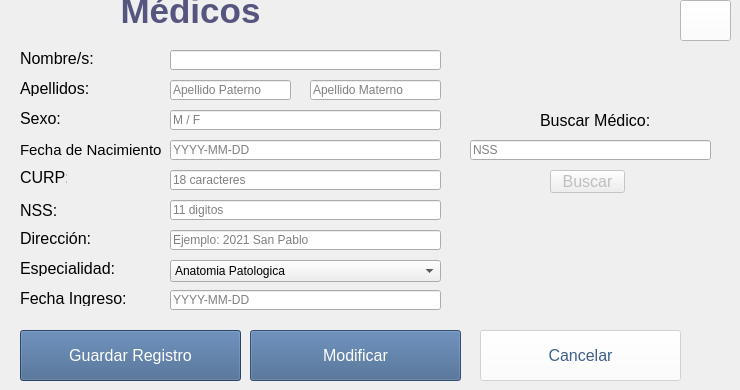
    <widget class="QWidget" name="AddMedicos_3">
     <widget class="QLabel" name="namesDL">
      <property name="geometry">
       <rect>
        <x>20</x>
        <y>50</y>
        <width>81</width>
        <height>16</height>
       </rect>
      </property>
      <property name="font">
       <font>
        <pointsize>12</pointsize>
       </font>
      </property>
      <property name="text">
       <string>Nombre/s:</string>
      </property>
     </widget>
     <widget class="QLabel" name="lastnameDL">
      <property name="geometry">
       <rect>
        <x>20</x>
        <y>80</y>
        <width>81</width>
        <height>16</height>
       </rect>
      </property>
      <property name="font">
       <font>
        <pointsize>12</pointsize>
       </font>
      </property>
      <property name="text">
       <string>Apellidos:</string>
      </property>
     </widget>
     <widget class="QLabel" name="sexDL">
      <property name="geometry">
       <rect>
        <x>20</x>
        <y>110</y>
        <width>61</width>
        <height>16</height>
       </rect>
      </property>
      <property name="font">
       <font>
        <pointsize>12</pointsize>
       </font>
      </property>
      <property name="text">
       <string>Sexo:</string>
      </property>
     </widget>
     <widget class="QLabel" name="dobDL">
      <property name="geometry">
       <rect>
        <x>20</x>
        <y>140</y>
        <width>141</width>
        <height>20</height>
       </rect>
      </property>
      <property name="font">
       <font>
        <pointsize>11</pointsize>
       </font>
      </property>
      <property name="text">
       <string>Fecha de Nacimiento:</string>
      </property>
     </widget>
     <widget class="QLabel" name="curpDL">
      <property name="geometry">
       <rect>
        <x>20</x>
        <y>170</y>
        <width>47</width>
        <height>14</height>
       </rect>
      </property>
      <property name="font">
       <font>
        <pointsize>12</pointsize>
       </font>
      </property>
      <property name="text">
       <string>CURP:</string>
      </property>
     </widget>
     <widget class="QLabel" name="nssDL">
      <property name="geometry">
       <rect>
        <x>20</x>
        <y>200</y>
        <width>47</width>
        <height>20</height>
       </rect>
      </property>
      <property name="font">
       <font>
        <pointsize>12</pointsize>
       </font>
      </property>
      <property name="text">
       <string>NSS:</string>
      </property>
     </widget>
     <widget class="QLabel" name="addressDL">
      <property name="geometry">
       <rect>
        <x>20</x>
        <y>230</y>
        <width>81</width>
        <height>16</height>
       </rect>
      </property>
      <property name="font">
       <font>
        <pointsize>12</pointsize>
       </font>
      </property>
      <property name="text">
       <string>Dirección:</string>
      </property>
     </widget>
     <widget class="QLabel" name="specializationDL">
      <property name="geometry">
       <rect>
        <x>20</x>
        <y>260</y>
        <width>101</width>
        <height>16</height>
       </rect>
      </property>
      <property name="font">
       <font>
        <pointsize>12</pointsize>
       </font>
      </property>
      <property name="text">
       <string>Especialidad:</string>
      </property>
     </widget>
     <widget class="QLineEdit" name="namesDLE">
      <property name="geometry">
       <rect>
        <x>170</x>
        <y>50</y>
        <width>271</width>
        <height>20</height>
       </rect>
      </property>
     </widget>
     <widget class="QLineEdit" name="lastnameDLE1">
      <property name="geometry">
       <rect>
        <x>170</x>
        <y>80</y>
        <width>121</width>
        <height>20</height>
       </rect>
      </property>
      <property name="placeholderText">
       <string>Apellido Paterno</string>
      </property>
     </widget>
     <widget class="QLineEdit" name="sexDLE">
      <property name="geometry">
       <rect>
        <x>170</x>
        <y>110</y>
        <width>271</width>
        <height>20</height>
       </rect>
      </property>
      <property name="placeholderText">
       <string>M / F</string>
      </property>
     </widget>
     <widget class="QLineEdit" name="dobDLE">
      <property name="geometry">
       <rect>
        <x>170</x>
        <y>140</y>
        <width>271</width>
        <height>20</height>
       </rect>
      </property>
      <property name="placeholderText">
       <string>YYYY-MM-DD</string>
      </property>
     </widget>
     <widget class="QLineEdit" name="curpDLE">
      <property name="geometry">
       <rect>
        <x>170</x>
        <y>170</y>
        <width>271</width>
        <height>20</height>
       </rect>
      </property>
      <property name="placeholderText">
       <string>18 caracteres</string>
      </property>
     </widget>
     <widget class="QLineEdit" name="nssDLE">
      <property name="geometry">
       <rect>
        <x>170</x>
        <y>200</y>
        <width>271</width>
        <height>20</height>
       </rect>
      </property>
      <property name="placeholderText">
       <string>11 digitos</string>
      </property>
     </widget>
     <widget class="QLineEdit" name="addressDLE">
      <property name="geometry">
       <rect>
        <x>170</x>
        <y>230</y>
        <width>271</width>
        <height>20</height>
       </rect>
      </property>
      <property name="placeholderText">
       <string>Ejemplo: 2021 San Pablo</string>
      </property>
     </widget>
     <widget class="QComboBox" name="comboSD">
      <property name="geometry">
       <rect>
        <x>170</x>
        <y>260</y>
        <width>271</width>
        <height>22</height>
       </rect>
      </property>
      <item>
       <property name="text">
        <string>Anatomia Patologica</string>
       </property>
      </item>
      <item>
       <property name="text">
        <string>Alergologia</string>
       </property>
      </item>
      <item>
       <property name="text">
        <string>Cardiologia</string>
       </property>
      </item>
      <item>
       <property name="text">
        <string>Cirugia General</string>
       </property>
      </item>
      <item>
       <property name="text">
        <string>Cirugia Plastica</string>
       </property>
      </item>
      <item>
       <property name="text">
        <string>Cirugia Maxilofacial</string>
       </property>
      </item>
      <item>
       <property name="text">
        <string>Cirugia Vascular</string>
       </property>
      </item>
      <item>
       <property name="text">
        <string>Dermatologia</string>
       </property>
      </item>
      <item>
       <property name="text">
        <string>Endocrinologia y Nutricion</string>
       </property>
      </item>
      <item>
       <property name="text">
        <string>Gastroentorologia</string>
       </property>
      </item>
      <item>
       <property name="text">
        <string>Ginecologia</string>
       </property>
      </item>
      <item>
       <property name="text">
        <string>Hematologia</string>
       </property>
      </item>
      <item>
       <property name="text">
        <string>Hepatologia</string>
       </property>
      </item>
      <item>
       <property name="text">
        <string>Medicina Interna</string>
       </property>
      </item>
      <item>
       <property name="text">
        <string>Nefrologia</string>
       </property>
      </item>
      <item>
       <property name="text">
        <string>Neumologia</string>
       </property>
      </item>
      <item>
       <property name="text">
        <string>Neurologia</string>
       </property>
      </item>
      <item>
       <property name="text">
        <string>Obstetricia</string>
       </property>
      </item>
      <item>
       <property name="text">
        <string>Oftalmologia</string>
       </property>
      </item>
      <item>
       <property name="text">
        <string>Otorrinolaringologia</string>
       </property>
      </item>
      <item>
       <property name="text">
        <string>Oncologia</string>
       </property>
      </item>
      <item>
       <property name="text">
        <string>Pediatria</string>
       </property>
      </item>
      <item>
       <property name="text">
        <string>Proctologia</string>
       </property>
      </item>
      <item>
       <property name="text">
        <string>Psiquiatria</string>
       </property>
      </item>
      <item>
       <property name="text">
        <string>Reumatologia</string>
       </property>
      </item>
      <item>
       <property name="text">
        <string>Traumatologia</string>
       </property>
      </item>
      <item>
       <property name="text">
        <string>Urologia</string>
       </property>
      </item>
     </widget>
     <widget class="QLineEdit" name="hiredDLE">
      <property name="geometry">
       <rect>
        <x>170</x>
        <y>290</y>
        <width>271</width>
        <height>20</height>
       </rect>
      </property>
      <property name="placeholderText">
       <string>YYYY-MM-DD</string>
      </property>
     </widget>
     <widget class="QLabel" name="hiredDL">
      <property name="geometry">
       <rect>
        <x>20</x>
        <y>290</y>
        <width>111</width>
        <height>16</height>
       </rect>
      </property>
      <property name="font">
       <font>
        <pointsize>12</pointsize>
       </font>
      </property>
      <property name="text">
       <string>Fecha Ingreso:</string>
      </property>
     </widget>
     <widget class="QPushButton" name="saveD">
      <property name="enabled">
       <bool>true</bool>
      </property>
      <property name="geometry">
       <rect>
        <x>20</x>
        <y>330</y>
        <width>221</width>
        <height>51</height>
       </rect>
      </property>
      <property name="font">
       <font>
        <pointsize>12</pointsize>
       </font>
      </property>
      <property name="styleSheet">
       <string notr="true">QPushButton {
background-color: rgb(62,95,138);
color:rgb(255,255,255);
}</string>
      </property>
      <property name="text">
       <string>Guardar Registro</string>
      </property>
      <property name="icon">
       <iconset>
        <normalon>:/imgs/save.ico</normalon>
       </iconset>
      </property>
     </widget>
     <widget class="QPushButton" name="backRD">
      <property name="geometry">
       <rect>
        <x>680</x>
        <y>0</y>
        <width>51</width>
        <height>41</height>
       </rect>
      </property>
      <property name="styleSheet">
       <string notr="true">QPushButton {
background-color: rgb(255,255,255);
color:rgb(62,95,138);
}</string>
      </property>
      <property name="text">
       <string/>
      </property>
      <property name="icon">
       <iconset>
        <normalon>:/imgs/back.png</normalon>
       </iconset>
      </property>
     </widget>
     <widget class="QLineEdit" name="lastnameDLE2">
      <property name="geometry">
       <rect>
        <x>310</x>
        <y>80</y>
        <width>131</width>
        <height>20</height>
       </rect>
      </property>
      <property name="placeholderText">
       <string>Apellido Materno</string>
      </property>
     </widget>
     <widget class="QLabel" name="title_6">
      <property name="geometry">
       <rect>
        <x>10</x>
        <y>-10</y>
        <width>361</width>
        <height>42</height>
       </rect>
      </property>
      <property name="text">
       <string>&lt;html&gt;&lt;head/&gt;&lt;body&gt;&lt;p align=&quot;center&quot;&gt;&lt;span style=&quot; font-size:26pt; font-weight:600; color:#55557f;&quot;&gt;Médicos&lt;/span&gt;&lt;/p&gt;&lt;/body&gt;&lt;/html&gt;</string>
      </property>
     </widget>
     <widget class="QPushButton" name="UpdateMedPB">
      <property name="enabled">
       <bool>false</bool>
      </property>
      <property name="geometry">
       <rect>
        <x>250</x>
        <y>330</y>
        <width>211</width>
        <height>51</height>
       </rect>
      </property>
      <property name="font">
       <font>
        <pointsize>12</pointsize>
       </font>
      </property>
      <property name="styleSheet">
       <string notr="true">QPushButton {
background-color: rgb(62,95,138);
color:rgb(255,255,255);
}</string>
      </property>
      <property name="text">
       <string>Modificar</string>
      </property>
      <property name="icon">
       <iconset>
        <normalon>:/imgs/update.png</normalon>
       </iconset>
      </property>
      <property name="iconSize">
       <size>
        <width>20</width>
        <height>20</height>
       </size>
      </property>
     </widget>
     <widget class="QPushButton" name="CancelarMedPB">
      <property name="enabled">
       <bool>false</bool>
      </property>
      <property name="geometry">
       <rect>
        <x>480</x>
        <y>330</y>
        <width>201</width>
        <height>51</height>
       </rect>
      </property>
      <property name="font">
       <font>
        <pointsize>12</pointsize>
       </font>
      </property>
      <property name="styleSheet">
       <string notr="true">QPushButton {
background-color: rgb(255,255,255);
color:rgb(62,95,138);
}</string>
      </property>
      <property name="text">
       <string>Cancelar</string>
      </property>
      <property name="icon">
       <iconset>
        <normalon>:/imgs/cancel.png</normalon>
       </iconset>
      </property>
      <property name="iconSize">
       <size>
        <width>20</width>
        <height>20</height>
       </size>
      </property>
     </widget>
     <widget class="QLabel" name="SearchMedL">
      <property name="geometry">
       <rect>
        <x>540</x>
        <y>110</y>
        <width>131</width>
        <height>20</height>
       </rect>
      </property>
      <property name="font">
       <font>
        <pointsize>12</pointsize>
       </font>
      </property>
      <property name="text">
       <string>Buscar Médico:</string>
      </property>
     </widget>
     <widget class="QLineEdit" name="SearchMedLE">
      <property name="geometry">
       <rect>
        <x>470</x>
        <y>140</y>
        <width>241</width>
        <height>20</height>
       </rect>
      </property>
      <property name="placeholderText">
       <string>NSS</string>
      </property>
     </widget>
     <widget class="QPushButton" name="SearchMedPB">
      <property name="enabled">
       <bool>false</bool>
      </property>
      <property name="geometry">
       <rect>
        <x>550</x>
        <y>170</y>
        <width>75</width>
        <height>23</height>
       </rect>
      </property>
      <property name="font">
       <font>
        <pointsize>12</pointsize>
       </font>
      </property>
      <property name="text">
       <string>Buscar</string>
      </property>
     </widget>
    </widget>
